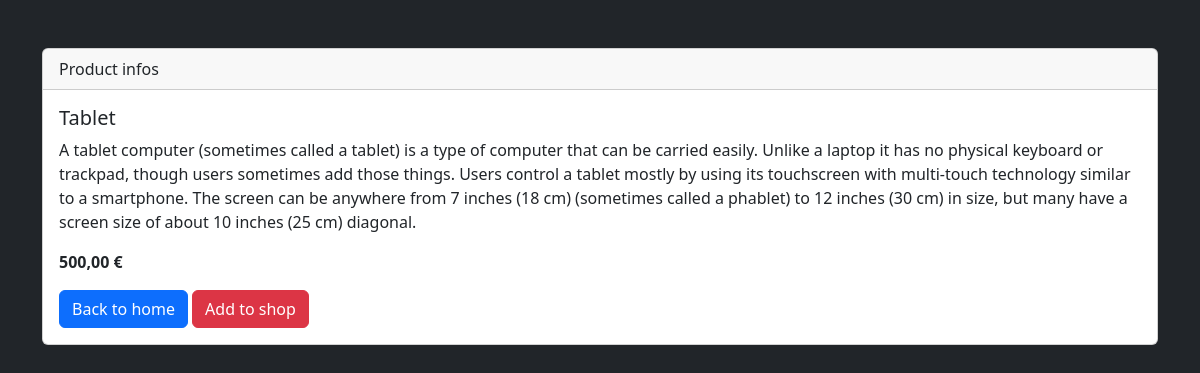
The app's page /product.php?id=3 with its own data.
### tables this page shows
CREATE TABLE IF NOT EXISTS `product` (
  `id` int NOT NULL AUTO_INCREMENT,
  `name` varchar(255) NOT NULL,
  `description` text NOT NULL,
  `price` float NOT NULL,
  PRIMARY KEY (`id`)
);

### db-functions.php (called while the page is built, shortened)
<?php
function connexion() {
    $pdo = new PDO('mysql:host=localhost;dbname=store', 'root', '',
    array(
        \PDO::ATTR_ERRMODE => \PDO::ERRMODE_EXCEPTION,
        \PDO::ATTR_DEFAULT_FETCH_MODE => \PDO::FETCH_ASSOC,
        \PDO::MYSQL_ATTR_INIT_COMMAND => 'SET NAMES utf8'
        )
    );
    return $pdo;
}
function findOneById($id) {
    $db = connexion();
    $state = $db->prepare("SELECT id, name, description, price FROM product WHERE id = :id");
    $state->execute(['id' => $id]);
    return $state->fetch();
}

### product.php (the view, shortened to what this page needs)
<?php
require './db-functions.php';
$product = findOneById(($_GET['id']));
?>
<!DOCTYPE html>
<html lang="en">
<head>
    <link href="https://cdn.jsdelivr.net/npm/bootstrap@5.3.0-alpha1/dist/css/bootstrap.min.css" rel="stylesheet">
</head>
<body class="bg-dark text-light">
    <div class="container mt-5">
        <div class="card text-dark">
            <div class="card-header">
                Product infos
            </div>
            <div class="card-body">
                <h5 class="card-title"><?php echo $product['name']; ?></h5>
                <p class="card-text"><?php echo $product['description']; ?></p>
                <p class="card-text"><strong><?php echo number_format($product["price"], 2, ",", "&nbsp;") ?> €</strong></p>
                <a href="index.php" class="btn btn-primary">Back to home</a>
                <a href="" class="btn btn-danger">Add to shop</a>
            </div>
        </div>
    </div>
</body>
</html>

### records on screen
product: name "Tablet", description "A tablet computer (sometimes called a tablet) is a type of computer that can be carried easily. Unlike a laptop it has no physical keyboard or trackpad, though users sometimes add those things. Users control a tablet mostly by using its touchscreen with multi-touch technology similar to a smartphone. The screen can be anywhere from 7 inches (18 cm) (sometimes called a phablet) to 12 inches (30 cm) in size, but many have a screen size of about 10 inches (25 cm) diagonal.", price "500,00"
